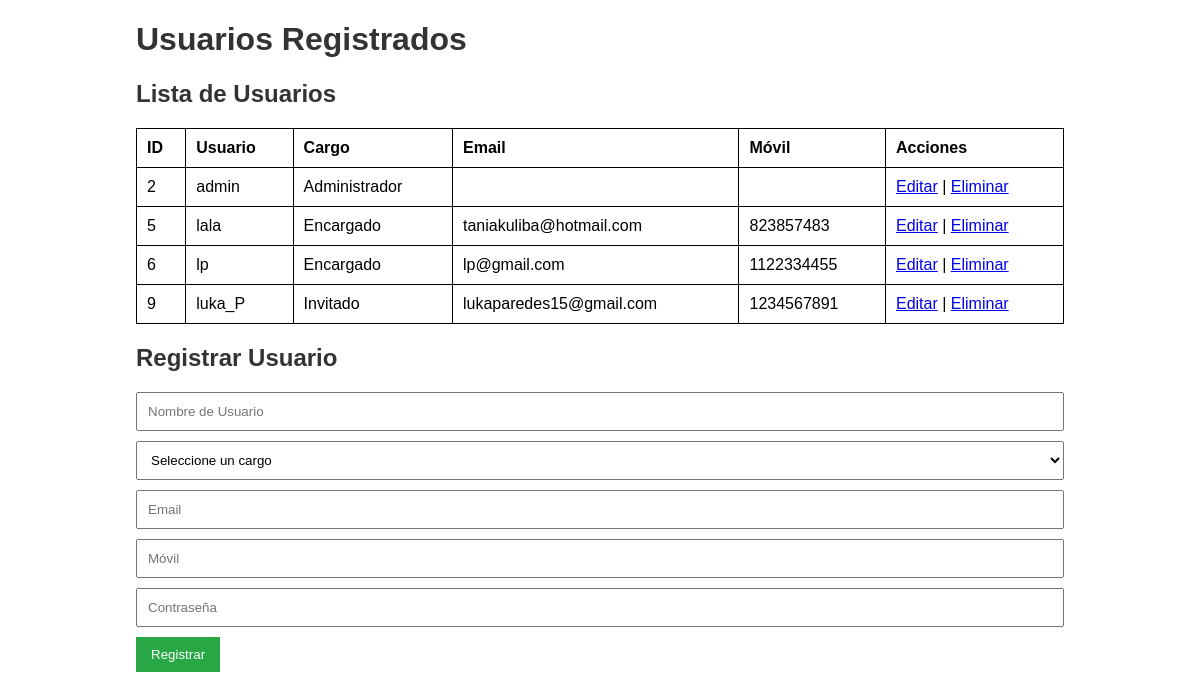
Screenshot of /inventario2/crud2/usuario.php with the database file from the repository.
### tables this page shows
CREATE TABLE `usuario` (
  `idUser` int(11) NOT NULL,
  `usuario` varchar(50) NOT NULL,
  `cargo` varchar(50) NOT NULL,
  `contraseña` varchar(255) NOT NULL,
  `email` varchar(100) NOT NULL,
  `movil` varchar(25) NOT NULL,
  `nombre_completo` varchar(30) NOT NULL
);

### inventario2/crud2/usuario.php (the view, shortened to what this page needs)
<?php
$host = 'localhost';
$db = 'inventario';
$user = 'root';
$pass = '';
$conn = new mysqli($host, $user, $pass, $db);
$sql = "SELECT idUser, usuario, cargo, email, movil FROM usuario";
$result = $conn->query($sql);
?>
<!DOCTYPE html>
<html lang="es">
<head>
    <link rel="stylesheet" href="stilo.css">
</head>
<body>
    <div class="container">
        <h1>Usuarios Registrados</h1>
        <h2>Lista de Usuarios</h2>
        <table border="1">
            <tr>
                <th>ID</th>
                <th>Usuario</th>
                <th>Cargo</th>
                <th>Email</th>
                <th>Móvil</th>
                <th>Acciones</th>
            </tr>
            <?php
            if ($result->num_rows > 0) {
                while ($row = $result->fetch_assoc()) {
                    echo "<tr>";
                    echo "<td>" . htmlspecialchars($row['idUser']) . "</td>";
                    echo "<td>" . htmlspecialchars($row['usuario']) . "</td>";
                    echo "<td>" . htmlspecialchars($row['cargo']) . "</td>";
                    echo "<td>" . htmlspecialchars($row['email']) . "</td>";
                    echo "<td>" . htmlspecialchars($row['movil']) . "</td>";
                    echo "<td>
                        <a href='editar.php?id=" . htmlspecialchars($row['idUser']) . "'>Editar</a> |
                        <a href='eliminar.php?id=" . htmlspecialchars($row['idUser']) . "' onclick=\"return confirm('¿Estás seguro de que quieres eliminar este usuario?');\">Eliminar</a>
                    </td>";
                    echo "</tr>";
                }
            } else {
                echo "<tr><td colspan='6'>No hay usuarios registrados.</td></tr>";
            }
            ?>
        </table>
        <form action="usuario.php" method="post">
            <h2>Registrar Usuario</h2>
            <input type="text" name="usuario" placeholder="Nombre de Usuario" required>
            <select name="cargo" required>
                <option value="" disabled selected>Seleccione un cargo</option>
            </select>
            <input type="email" name="email" placeholder="Email" required>
            <input type="text" name="movil" placeholder="Móvil" required>
            <input type="password" name="contraseña" placeholder="Contraseña" required>
            <button type="submit">Registrar</button>
        </form>
    </div>
</body>
</html>

### inventario2/crud2/stilo.css (style rules this page uses)
body { font-family: Arial, sans-serif; margin: 20px; }
.container { width: 80%; margin: auto; }
h1, h2 { color: #333; }
form { margin-bottom: 20px; }
input[type="text"], input[type="email"], input[type="password"], select { display: block; margin: 10px 0; padding: 10px; width: 100%; box-sizing: border-box; }
button { padding: 10px 15px; background-color: #28a745; color: white; border: none; cursor: pointer; }
table { width: 100%; border-collapse: collapse; }
table, th, td { border: 1px solid black; }
th, td { padding: 10px; text-align: left; }

### rows the page displays
usuario: idUser "2", usuario "admin", cargo "Administrador"
usuario: idUser "5", usuario "lala", cargo "Encargado", email "taniakuliba@hotmail.com", movil "823857483"
usuario: idUser "6", usuario "lp", cargo "Encargado", email "lp@gmail.com", movil "1122334455"
usuario: idUser "9", usuario "luka_P", cargo "Invitado", email "lukaparedes15@gmail.com", movil "1234567891"
